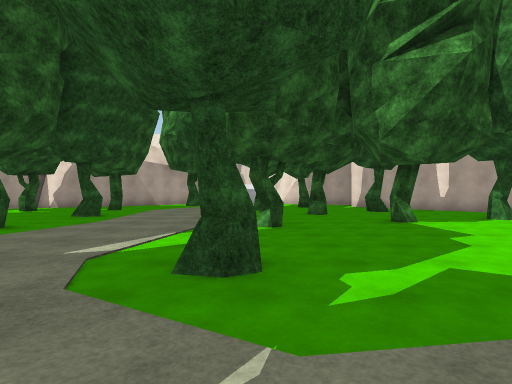
[1] (above)

24 first-person views from a walk through a Unity game level. The camera is 1.4 m above the floor, looks level and sees 80° across. The floor is counted in squares, 2 m on a side. Each view is taken from the middle of a square. On the plan, view 1 faces up. The plan holds only what a view shows up to about 10 squares ahead; the rest is blank. The place goes on beyond the plan. The player is left out. Surface patterns are stand-ins for the level's own textures.

[2]
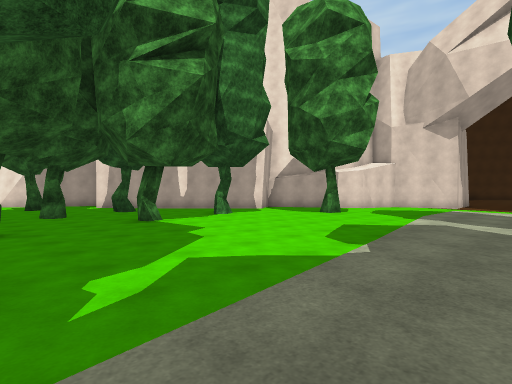

[3]
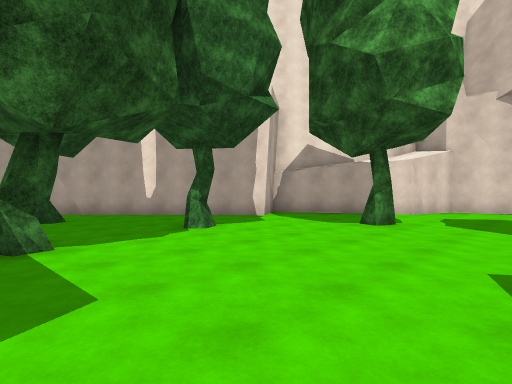

[4]
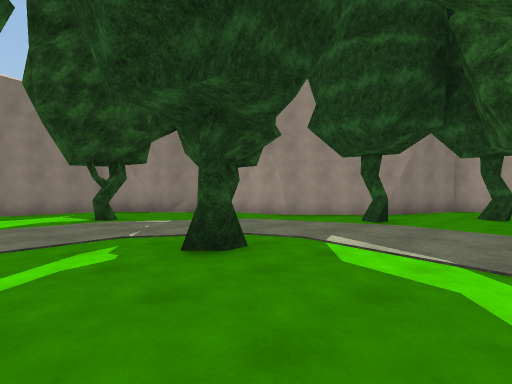

[5]
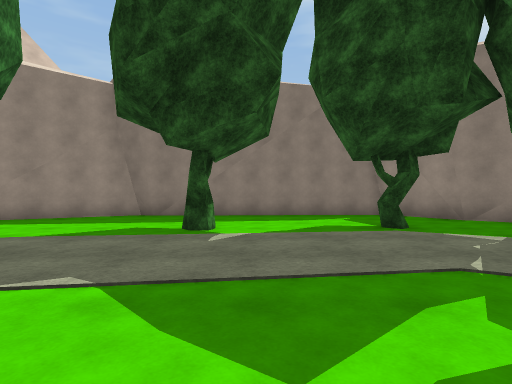

[6]
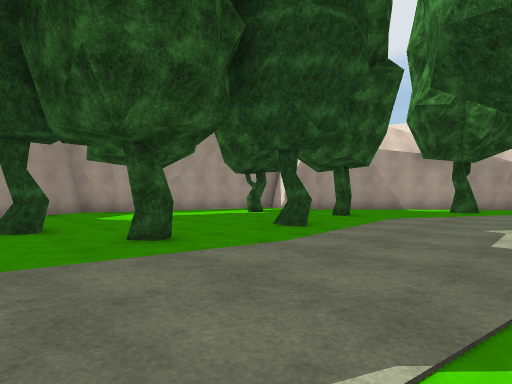

[7]
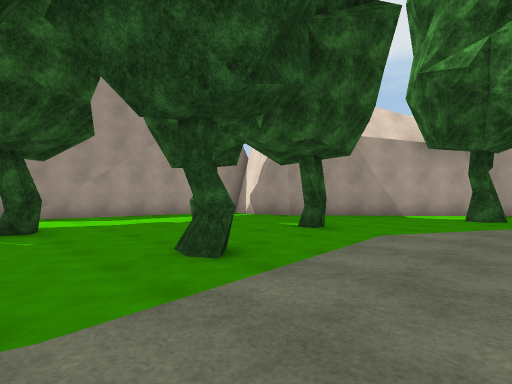

[8]
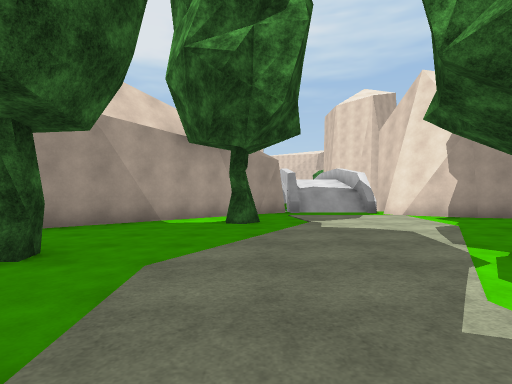

[9]
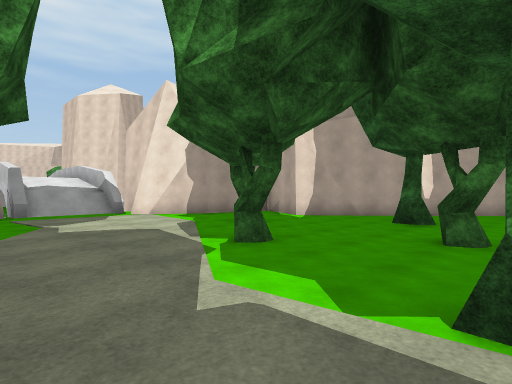

[10]
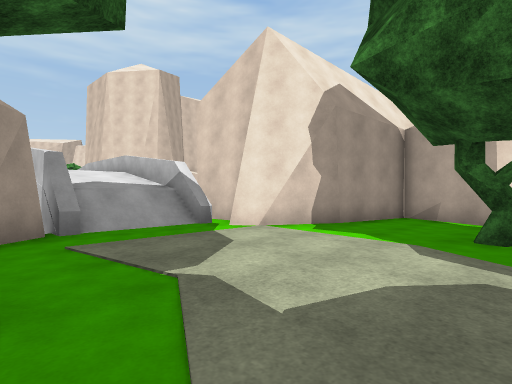

[11]
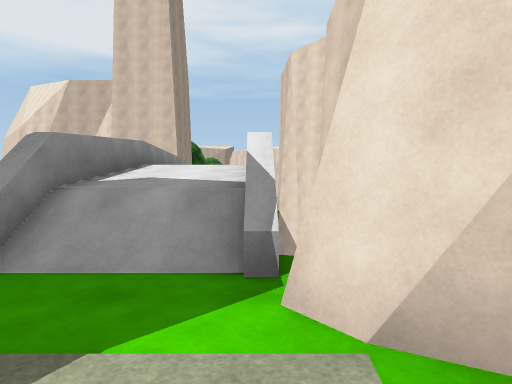

[12]
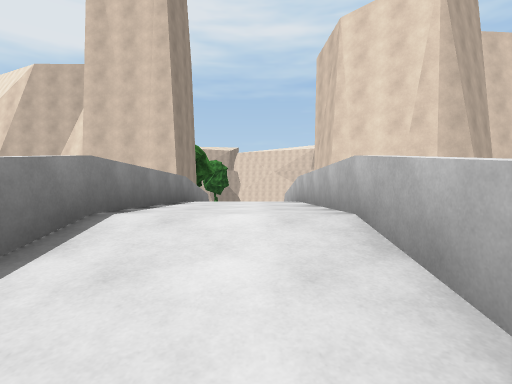

[13]
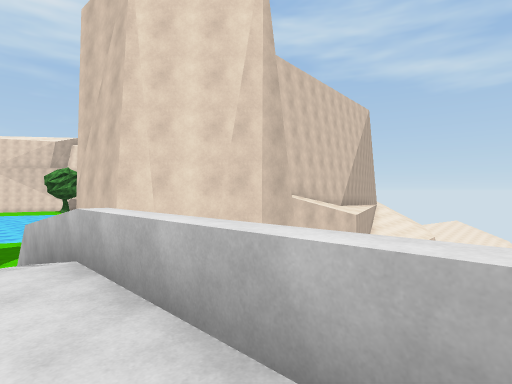

[14]
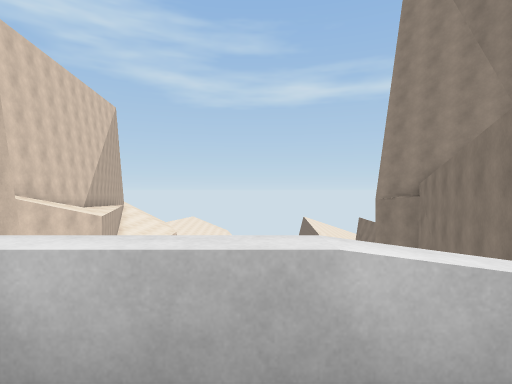

[15]
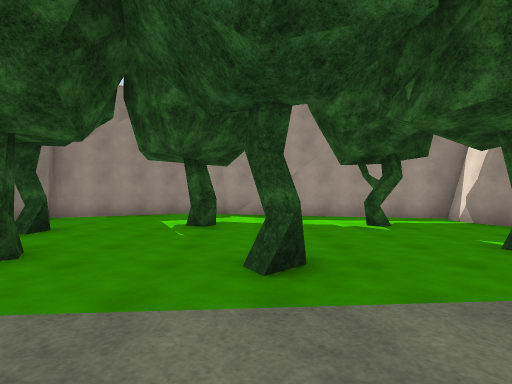

[16]
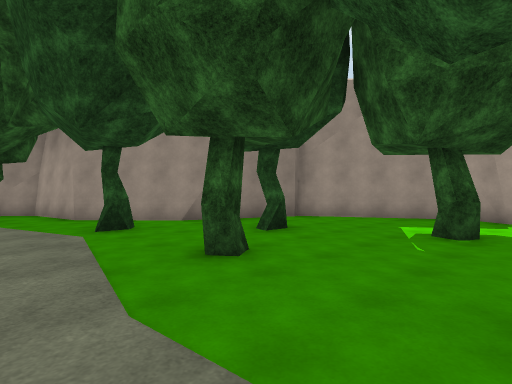

[17]
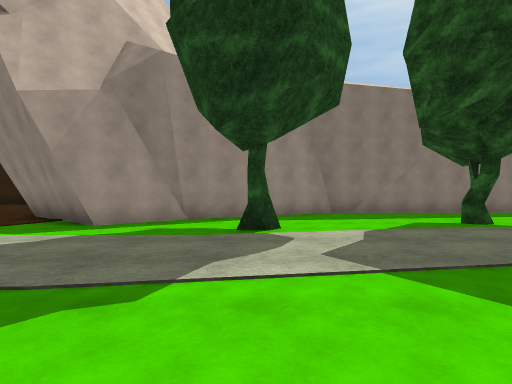

[18]
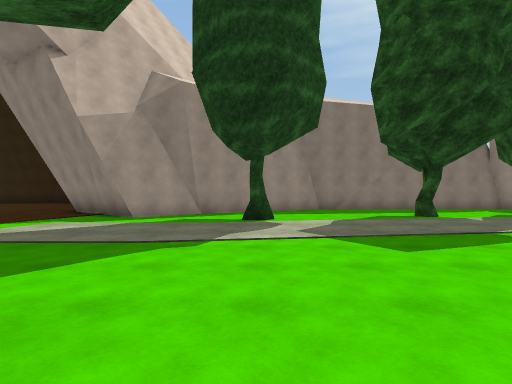

[19]
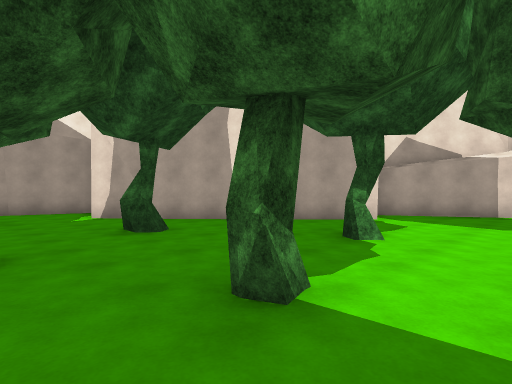

[20]
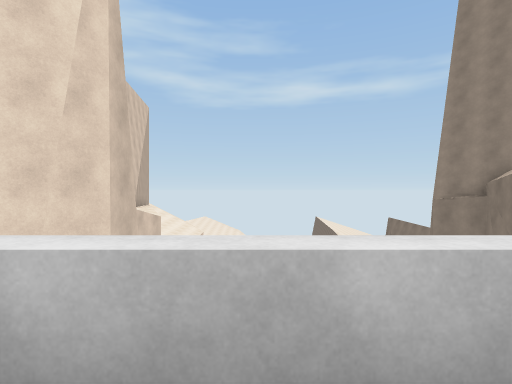

[21]
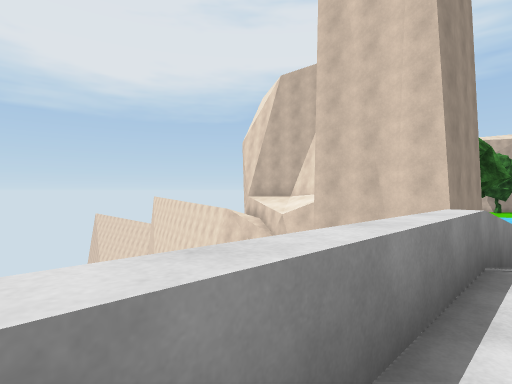

[22]
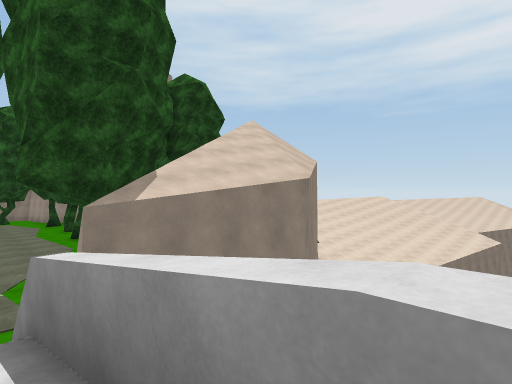

[23]
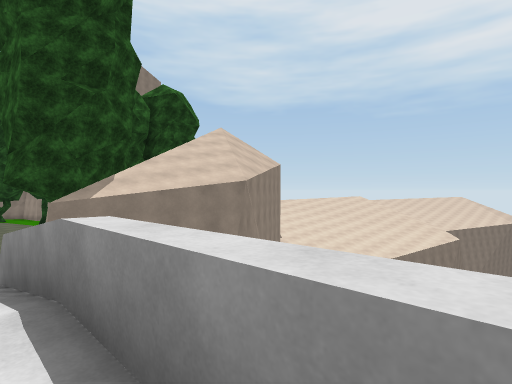

[24]
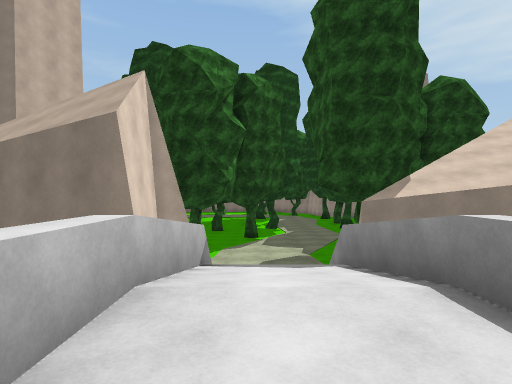

### Floor plan
Key: @ floor where view 1 was taken; # wall or solid block; . main floor; : floor 2.5 m higher than the main floor; / step, stairs or slope; ^ raised ledge; v drop or lower ground; T tree.
Columns run from 13 left of view 1 to 14 right of it. Each row starts with its distance up from view 1.
 31         ###   ^       ^^
 30            ^/ ^       #v
 29            ^/ ^ ##   vvv
 28            ^//^ v##
 27            ^::^
 26            ^::^
 25            ^::^
 24            ^::^
 23            ^//^
 22            ^//^
 21            ^//^###v
 20       ### ##//^# ####v v
 19     v#  ###....#    ####
 18         ##.....####
 17        ##.........##
 16      ###..T.......##
 15     ##.........T..##
 14   ###..............#
 13   #....T...........##
 12   #.T........T......##
 11  ##..............TT..##
 10  #.............T......####
  9  #......T...T............#
  8 ##..TT....... ...T..T....##
  7 #............ ............##
  6 ##......T....T.........T...#
  5  #...T......................
  4  ##.........................
  3   ###...T....T............
  2     ###...................
  1       ##...................
  0        #.....@..............
 -1        ##.T..........T......
 -2         #...T...T.......###.
 -3         ##.............## ##
 -4          ##..........###
 -5           ##....######
 -6            ######

Where each view was taken, in squares from view 1:
view 1: 0 up, 0 right, facing up
view 2: 0 up, 0 right, facing up-right
view 3: 3 up, 3 right, facing up-right
view 4: 6 up, 2 right, facing down-left
view 5: 4 up, 2 right, facing down
view 6: 4 up, 1 left, facing up-left
view 7: 7 up, 2 left, facing up-left
view 8: 9 up, 3 left, facing up
view 9: 9 up, 3 left, facing up-right
view 10: 14 up, 3 left, facing up-right
view 11: 17 up, 1 right, facing up
view 12: 21 up, 0 right, facing up
view 13: 24 up, 0 right, facing up-right
view 14: 24 up, 0 right, facing right
view 15: 9 up, 2 left, facing left
view 16: 9 up, 3 left, facing down-left
view 17: 5 up, 8 right, facing down
view 18: 7 up, 8 right, facing down
view 19: 6 up, 2 right, facing up-right
view 20: 26 up, 0 right, facing right
view 21: 24 up, 1 left, facing up-left
view 22: 24 up, 1 left, facing down-left
view 23: 26 up, 1 left, facing down-left
view 24: 26 up, 0 right, facing down
